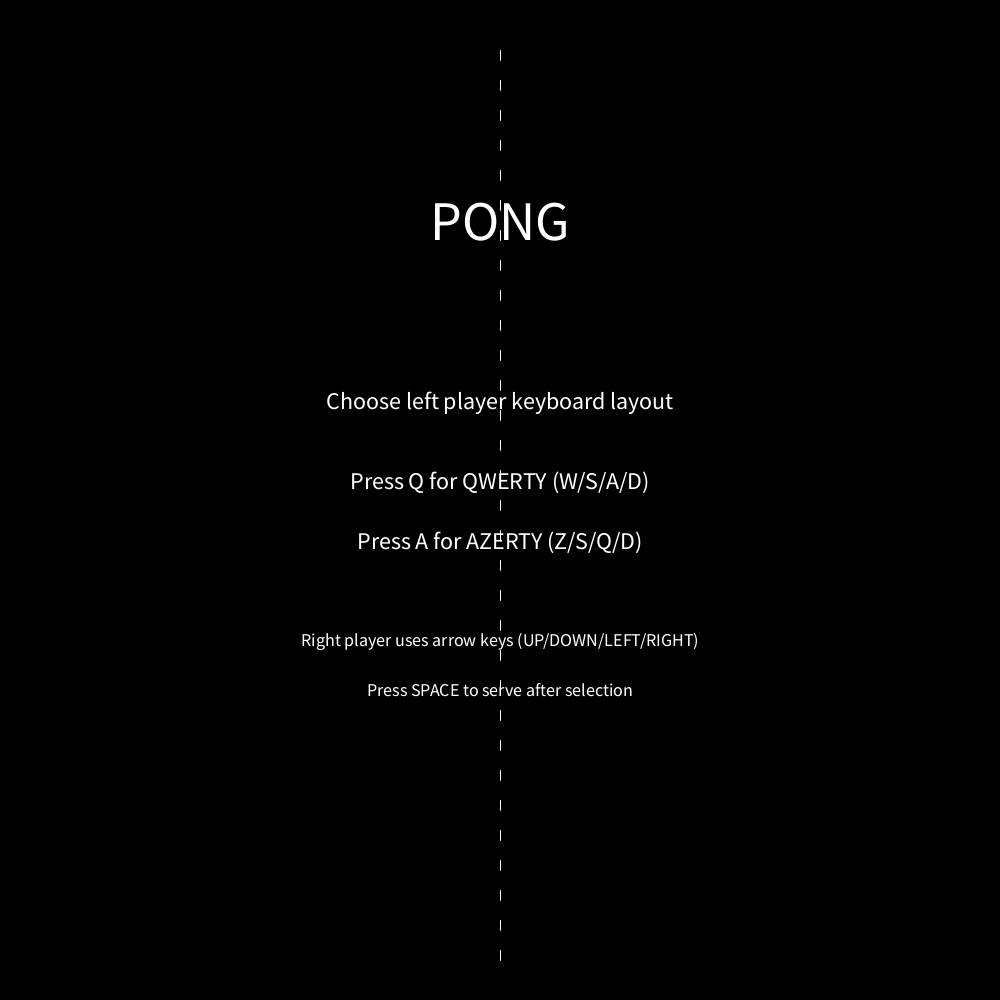
Frame 1 (no input)
Frame 60 (the mouse pressed at the canvas centre just before this capture): identical to frame 1, image omitted
Frame 120 (the mouse held since frame 60 and released just before this capture): identical to frame 1, image omitted

The Processing sketch that drew this single still picture (run headless with seeded random() and noise(); from frame 60 on, the mouse is pressed at the canvas centre):

// Processing sketch: Balthazar_Coquard_PONG
// ── Balthazar_Coquard_PONG.pde



// Welcome/Gaming Screen
int GAME_STATE_WELCOME = 0;
int GAME_STATE_PLAYING = 1;

int gameState = GAME_STATE_WELCOME;
String leftKeyboardLayout = "";

// Instances
Paddle leftPaddle;
Paddle rightPaddle;
Ball ball;

// Scores
int scoreLeft = 0;
int scoreRight = 0;

// Features : shrinking paddles && increase ball speed
int rallyHits = 0;

// Constant variables
float BALL_BASE_SPEED = 8.0;
float BALL_SPEED_STEP = 0.35;
float BALL_MAX_SPEED = 18.0;
float PADDLE_BASE_HEIGHT = 120.0;
float PADDLE_MIN_HEIGHT = 55.0;
float PADDLE_SHRINK_STEP = 3.0;



void setup() {
  size(1000, 1000);
  textAlign(CENTER, CENTER);
}

void draw() {
  background(0);

  // DISPLAY  - Line && Game Instructions ############
  drawCenterLine();

  if (gameState == GAME_STATE_WELCOME) {
    drawWelcomeScreen();
    return;
  }

  // DISPLAY - Scores #########################
  displayScore();

  // POSITION - Ball && Paddles ####################
  leftPaddle.updatePosition();
  rightPaddle.updatePosition();
  ball.updatePosition();
  
  // BOUNCE && COLLISIONS ###############
  ball.checkWallCollision();  // Up/Down
  checkPaddleCollisions();  // Left/Right
  updateScore();

  // DISPLAY -  Ball && Paddles ###############
  leftPaddle.display();
  rightPaddle.display();
  ball.display();
  
  // DISPLAY -  Serve logic ###############
  drawServeMessage();
}

void initializeMatch() {
  //Paddle(float x, float y, float w, float h, float mv_hor, float mv_ver)
  leftPaddle = new Paddle(width * 0.1, height * 0.5 - PADDLE_BASE_HEIGHT * 0.5, 12, PADDLE_BASE_HEIGHT, 8, 8);
  rightPaddle = new Paddle(width * 0.9 - 12, height * 0.5 - PADDLE_BASE_HEIGHT * 0.5, 12, PADDLE_BASE_HEIGHT, 8, 8);

  // Left paddle stays in left half, right paddle in right half.
  leftPaddle.setBounds(0, width * 0.5 - leftPaddle.w, 0, height - leftPaddle.h);
  rightPaddle.setBounds(width * 0.5, width - rightPaddle.w, 0, height - rightPaddle.h);

  // Feature : Keyborad layout
  configureLeftKeyboard(leftKeyboardLayout);    // Left keys
  rightPaddle.setCodedKeys(UP, DOWN, LEFT, RIGHT);  // Right keys

  ball = new Ball(width * 0.5, height / 3.0, 30, BALL_BASE_SPEED);
  ball.resetBall();
}


void configureLeftKeyboard(String layout) {
  if (layout.equals("AZERTY")) {
    leftPaddle.setCharKeys('z', 's', 'q', 'd');
  } else {
    leftPaddle.setCharKeys('w', 's', 'a', 'd');
  }
}

void keyPressed() {
  if (gameState == GAME_STATE_WELCOME) {
    if (key == 'q' || key == 'Q') {
      leftKeyboardLayout = "QWERTY";
      gameState = GAME_STATE_PLAYING;
      initializeMatch();
    } else if (key == 'a' || key == 'A') {
      leftKeyboardLayout = "AZERTY";
      gameState = GAME_STATE_PLAYING;
      initializeMatch();
    }
    return;
  }

  if (ball.waitingForServe && key == ' ') {
    ball.startServe();
  }

  leftPaddle.handleKey(keyCode, key == CODED, key, true);
  rightPaddle.handleKey(keyCode, key == CODED, key, true);
}

void keyReleased() {
  if (gameState != GAME_STATE_PLAYING) {
    return;
  }
  // .handleKey(int keyCodeValue = keyCode, boolean isCoded = yes/no, char keyValue = key, boolean pressed = false)
  // Left Paddle control
  leftPaddle.handleKey(keyCode, key == CODED, key, false);

  // Right Paddle control
  rightPaddle.handleKey(keyCode, key == CODED, key, false);
}


void checkPaddleCollisions() {
  // Ball coming from right (mv_hor == -)-> left paddle
  if (ball.mv_hor < 0 && isBallOverlappingPaddle(ball, leftPaddle)) {
    resolvePaddleBounce(leftPaddle, true);
  }
  // Ball coming from left (mv_hor ==+) -> right paddle
  if (ball.mv_hor > 0 && isBallOverlappingPaddle(ball, rightPaddle)) {
    resolvePaddleBounce(rightPaddle, false);
  }
}

boolean isBallOverlappingPaddle(Ball b, Paddle p) {
  // Check is ball inside the paddle
  return b.x + b.r >= p.x &&
    b.x - b.r <= p.x + p.w &&
    b.y + b.r >= p.y &&
    b.y - b.r <= p.y + p.h;
}


void resolvePaddleBounce(Paddle paddle, boolean isLeftPaddle) {
  // Offset = distance from paddle center(normalised)
  // above center → negative
  // below center → positive
  float offset = (ball.y - (paddle.y + paddle.h * 0.5)) / (paddle.h * 0.5);
  offset = constrain(offset, -1, 1);  // avoid weird cases
  if (isLeftPaddle) {
    println("Left paddle collision, offset = " + offset);
  } else {
    println("Right paddle collision, offset = " + offset);
  }

  // Ball : reposition ball out of paddle (avoid getting stuck)
  if (isLeftPaddle) {
    ball.x = paddle.x + paddle.w + ball.r;
  } else {
    ball.x = paddle.x - ball.r;
  }

  // Feature : Speed increase (x-axis)
  float newSpeed = ball.increaseSpeed(BALL_SPEED_STEP, BALL_MAX_SPEED);    // update BaseSpeed

  // Bouncing angle (y-axis)
  float newVelocityY = offset * (newSpeed * 0.9);    // offset controls the angle

  // Minimum vertical speed -> Improved gameplay
  if (abs(newVelocityY) < 5) {
    newVelocityY = (newVelocityY < 0 ? -3 : 3);
  }

  // Ball : set new values

  ball.mv_hor = (isLeftPaddle ? 1 : -1) * abs(newSpeed);// Horizontal
  ball.mv_ver = newVelocityY;

  // Increment rally && ShrinkPaddle
  rallyHits++;
  applyRallyDifficulty();
}

void applyRallyDifficulty() {
  // Feature : Shrink Paddle Size
  float targetHeight = max(PADDLE_MIN_HEIGHT, PADDLE_BASE_HEIGHT - rallyHits * PADDLE_SHRINK_STEP);
  leftPaddle.setHeight(targetHeight);
  rightPaddle.setHeight(targetHeight);

  // Feature : Ball Speed
}


void updateScore() {
  // SCORE - Exit ball(update) -------------
  if (ball.x + ball.r< 0) {
    // Exit ball Left
    scoreRight++;
    resetAfterPoint();
  } else if (ball.x + ball.r > width) {
    // Exit ball Right
    scoreLeft++;
    resetAfterPoint();
  }
}

void resetAfterPoint() {
  // Feature
  rallyHits = 0;

  // reset paddles
  leftPaddle.setHeight(PADDLE_BASE_HEIGHT);
  rightPaddle.setHeight(PADDLE_BASE_HEIGHT);

  // reset ball : baseSpeed, centered and waitintForServe
  ball.baseSpeed = BALL_BASE_SPEED;
  ball.resetBall();
}

void drawCenterLine() {
  // FIELD(Dashed line delimiter) ####################
  stroke(255);    // white
  float line_x =(width*0.5);
  float line_length = 10;

  for (float y = 50; y<(height-30); y+=line_length*3) {
    line(line_x, y, line_x, y+line_length);    // line(x1, y1, x2, y2)
  }
  noStroke();
}

void drawWelcomeScreen() {
  fill(255);
  textSize(56);
  // Text positioning from up to down
  text("PONG", width * 0.5, height * 0.22);

  textSize(24);
  text("Choose left player keyboard layout", width * 0.5, height * 0.40);
  text("Press Q for QWERTY (W/S/A/D)", width * 0.5, height * 0.48);
  text("Press A for AZERTY (Z/S/Q/D)", width * 0.5, height * 0.54);

  textSize(18);
  text("Right player uses arrow keys (UP/DOWN/LEFT/RIGHT)", width * 0.5, height * 0.64);
  text("Press SPACE to serve after selection", width * 0.5, height * 0.69);
}

void drawServeMessage() {
  // Start Message

  if (ball.waitingForServe) {
    textAlign(CENTER, CENTER);
    textSize(30);
    fill(255);
    text("Press SPACE to start", width*0.5, height*0.5);
  }
}


void displayScore() {
  // Score - Display
  //textFont("Arial");
  textAlign(CENTER, CENTER);    // position text relative to given x and y
  textSize(height/6);
  fill(128);  // grey / blue =(0, 0, 255)
  text(scoreLeft, width*0.25, height*0.12);    //text(str, x1, y1, x2, y2) replaced through(center,center)
  text(scoreRight, width*0.75, height*0.12);
}


public class Element {
  // Fields
  float x;    // x-position
  float y;    // y-position
  float w;    // width
  float h;    // height

  float mv_hor;    // horizontal movement
  float mv_ver;    // horizontal movement

  // Constructor

  Element(float x, float y, float w, float h, float mv_hor, float mv_ver) {
    this.x = x;
    this.y = y;
    this.w = w;
    this.h = h;
    this.mv_hor = mv_hor;
    this.mv_ver = mv_ver;
  }

  // Method(Generic)

  void updatePosition() {
    x += mv_hor;
    y += mv_ver;
  }
}
;

public class Ball extends Element {
  // Fields
  float r;    // radius

  boolean waitingForServe = true;
  float baseSpeed;

  float offset = 0;    // offset for collision

  Ball(float x, float y, float diameter, float baseSpeed) {
    super(x, y, diameter, diameter, 0, 0);
    this.r = diameter * 0.5;
    this.baseSpeed = baseSpeed;
  }
  // Methods

  @Override
    void updatePosition() {
    if (!waitingForServe) {
      x += mv_hor;
      y += mv_ver;
    }
  }

  void display() {
    fill(255, 0, 0);    // red
    ellipse(x, y, w, h);
  }

  void resetBall() {
    x = width * 0.5;
    y = height / 3.0;

    mv_hor = 0;
    mv_ver = 0;

    waitingForServe = true;
  }

  void startServe() {
    waitingForServe = false;

    // Move : Horizontal
    // Random : Left / Right
    if (random(1) < 0.5) {
      mv_hor = baseSpeed;
    } else {
      mv_hor = -baseSpeed;
    }
    // Move : Vertical
    // Random : Angle between -8 and 8
    mv_ver = int(random(-8, 9));
    if (abs(mv_ver) < 0) {
      mv_ver = 5;
    }
  }


  void checkWallCollision() {
    // bounce on upper / down borders
    if (y - r <= 0) {
      y = r;
      mv_ver *= -1;
    } else if (y + r >= height) {
      y = height - r;
      mv_ver *= -1;
    }
  }

  float increaseSpeed(float speedStep, float maxSpeed) {
    baseSpeed = min(maxSpeed, baseSpeed + speedStep);
    return baseSpeed;
  }
}
public class Paddle extends Element {
  // key state
  boolean upPressed = false;
  boolean downPressed = false;
  boolean leftPressed = false;
  boolean rightPressed = false;

  // key mapping [Feature : QWERTY && AZERTY Logic]
  char upChar = 0;
  char downChar = 0;
  char leftChar = 0;
  char rightChar = 0;

  int upCode = 0; // setup for coded keys
  int downCode = 0;
  int leftCode = 0;
  int rightCode = 0;
  boolean useCodedKeys = false;

  float minX;
  float maxX;
  float minY;
  float maxY;

  // Constructor

  Paddle(float x, float y, float w, float h, float mv_hor, float mv_ver) {
    super(x, y, w, h, mv_hor, mv_ver);  // from Elements
    setBounds(0, width - w, 0, height - h);
  }
  void setBounds(float minX, float maxX, float minY, float maxY) {
    // Control the emplacement of the paddle in the screen (Left side vs Right Side)
    this.minX = minX;
    this.maxX = maxX;
    this.minY = minY;
    this.maxY = maxY;
    x = constrain(x, minX, maxX);
    y = constrain(y, minY, maxY);
  }

  void setCharKeys(char up, char down, char left, char right) {
    // Get the char strings to lowerCase
    upChar = Character.toLowerCase(up);
    downChar = Character.toLowerCase(down);
    leftChar = Character.toLowerCase(left);
    rightChar = Character.toLowerCase(right);
    useCodedKeys = false;
  }


  void setCodedKeys(int up, int down, int left, int right) {
    upCode = up;
    downCode = down;
    leftCode = left;
    rightCode = right;
    useCodedKeys = true;
  }

  void handleKey(int keyCodeValue, boolean isCoded, char keyValue, boolean pressed) {
    // Handle Coded Keys
    if (useCodedKeys) {
      if (isCoded) {
        if (keyCodeValue == upCode) {
          upPressed = pressed;
        }
        if (keyCodeValue == downCode) {
          downPressed = pressed;
        }
        if (keyCodeValue == leftCode) {
          leftPressed = pressed;
        }
        if (keyCodeValue == rightCode) {
          rightPressed = pressed;
        }
      }
      // Handle Character Keys
    } else {
      char k = Character.toLowerCase(keyValue);
      if (k == upChar) {
        upPressed = pressed;
      }
      if (k == downChar) {
        downPressed = pressed;
      }
      if (k == leftChar) {
        leftPressed = pressed;
      }
      if (k == rightChar) {
        rightPressed = pressed;
      }
    }
  }

  @Override void updatePosition() {
    // Move paddle(keys commands)

    if (upPressed) {
      y -= mv_ver;
    }

    if (downPressed) {
      y += mv_ver;
    }

    if (leftPressed) {
      x -= mv_hor;
    }

    if (rightPressed) {
      x += mv_hor;
    }
    // Limit Paddles
    x = constrain(x, minX, maxX);
    y = constrain(y, minY, maxY); // constrain(amt, low, high)
  }

  void setHeight(float newHeight) {
    // Feature : Shrinking paddle
    float oldHeight = h;
    h = newHeight;
    // Keep paddle center stable while shrinking.
    y = y + (oldHeight - h) * 0.5;
    setBounds(minX, maxX, minY, maxY);
  }

  void display() {
    fill(0, 255, 0);  // green
    rect(x, y, w, h);        // rect(x1, y1,width, height)
  }
}
